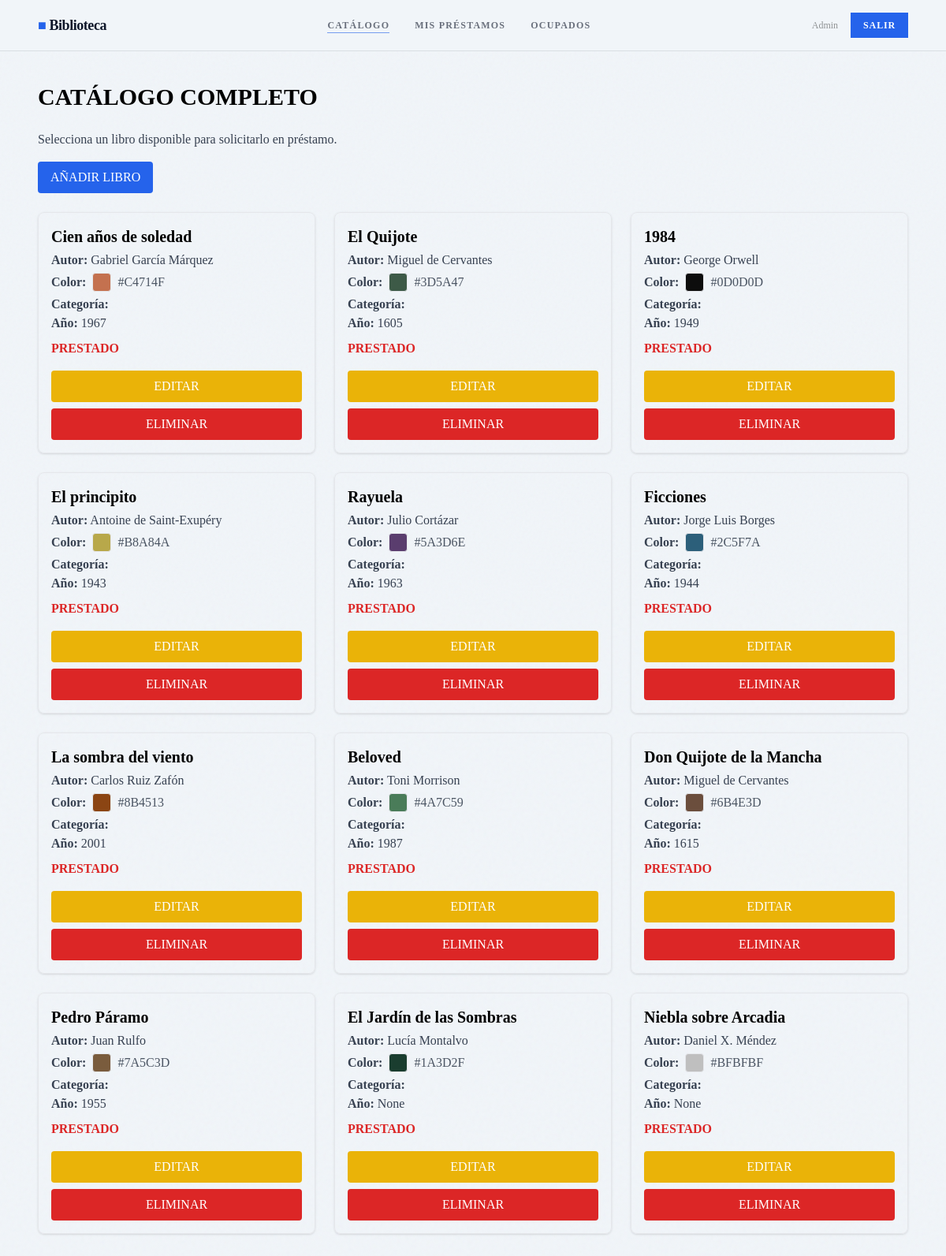
/books (signed in), run on the app's committed database.
### tables this page shows
CREATE TABLE books (
            id          INTEGER PRIMARY KEY AUTOINCREMENT,
            title       TEXT    NOT NULL,
            author      TEXT    NOT NULL,
            genre       TEXT,
            year        INTEGER,
            cover_color TEXT    DEFAULT '#3D5A47',
            available   INTEGER DEFAULT 1,
            UNIQUE(title, author)   -- Evita duplicados reales
        );

### app.py (the view)
    @app.route('/books')
    @login_required
    def books():
        conn = app.get_db_connection()
        books = conn.execute("SELECT * FROM books").fetchall()
        conn.close()
        return render_template('books.html', books=books)

### templates/books.html (shortened to what this page needs)
{% extends "base.html" %}
{% block content %}
<h1 class="font-display text-3xl font-bold mb-6">CATÁLOGO COMPLETO</h1>
<p class="mb-4 text-gray-700">Selecciona un libro disponible para solicitarlo en préstamo.</p>
<a href="{{ url_for('add_book') }}"
   class="px-4 py-2 bg-blue-600 text-white rounded hover:bg-blue-700 transition inline-block mb-6">
  AÑADIR LIBRO
</a>
<div class="grid grid-cols-1 md:grid-cols-2 lg:grid-cols-3 gap-6">
  {% for book in books %}
  <div class="border rounded-lg p-4 shadow hover:shadow-lg transition">
    <h2 class="text-xl font-bold mb-1">{{ book.title }}</h2>
    <p class="text-gray-700"><strong>Autor:</strong> {{ book.author }}</p>
    <div class="flex items-center space-x-2 mt-1">
      <span class="text-gray-700 font-semibold">Color:</span>
      <div class="w-6 h-6 rounded border" style="background-color: {{ book.cover_color }}"></div>
      <span class="text-gray-600">{{ book.cover_color }}</span>
    </div>
    <p class="text-gray-700 mt-1"><strong>Categoría:</strong> {{ book.category }}</p>
    <p class="text-gray-700"><strong>Año:</strong> {{ book.year }}</p>
    <p class="mt-2">
      {% if book.status == "DISPONIBLE" %}
        <span class="text-green-600 font-semibold">DISPONIBLE</span>
      {% else %}
        <span class="text-red-600 font-semibold">PRESTADO</span>
      {% endif %}
    </p>
    <div class="mt-4 flex flex-col space-y-2">
      <a href="{{ url_for('edit_book', book_id=book.id) }}"
         class="w-full text-center px-4 py-2 bg-yellow-500 text-white rounded hover:bg-yellow-600 transition">
        EDITAR
      </a>
      <form action="{{ url_for('delete_book', book_id=book.id) }}" method="POST">
        <button class="w-full px-4 py-2 bg-red-600 text-white rounded hover:bg-red-700 transition"
                onclick="return confirm('¿Eliminar libro?')">
          ELIMINAR
        </button>
      </form>
    </div>
  </div>
  {% endfor %}
</div>
{% endblock %}

### templates/base.html (shortened to what this page needs)
<!DOCTYPE html>
<html lang="es">
<head>
  <script src="https://cdn.tailwindcss.com"></script>
</head>
<body class="noise bg-light min-h-screen">
  {% if session.user_id %}
  <nav class="relative z-20 border-b border-dark border-opacity-10 bg-light bg-opacity-90 backdrop-blur-sm">
    <div class="max-w-6xl mx-auto px-6 flex items-center justify-between h-16">
      <a href="{{ url_for('dashboard') }}"
         class="font-extrabold text-lg text-dark tracking-tight">
        <span class="text-accent">■</span> Biblioteca
      </a>
      <div class="hidden md:flex items-center gap-8 text-xs font-semibold uppercase tracking-widest">
        <a href="{{ url_for('books') }}"
           class="nav-link text-dark opacity-60 hover:opacity-100 {% if request.endpoint=='books' %}active opacity-100{% endif %}">
           Catálogo
        </a>
        <a href="{{ url_for('my_loans') }}"
           class="nav-link text-dark opacity-60 hover:opacity-100 {% if request.endpoint=='my_loans' %}active opacity-100{% endif %}">
           Mis préstamos
        </a>
        <a href="{{ url_for('occupied') }}"
           class="nav-link text-dark opacity-60 hover:opacity-100 {% if request.endpoint=='occupied' %}active opacity-100{% endif %}">
           Ocupados
        </a>
      </div>
      <div class="flex items-center gap-4">
        <span class="hidden md:inline text-xs opacity-40">
          {{ session.user_name }}
        </span>
        <a href="{{ url_for('logout') }}" class="btn-secondary text-xs py-2 px-4">
          <span>Salir</span>
        </a>
      </div>
    </div>
  </nav>
  {% endif %}
  <main class="relative z-10 max-w-6xl mx-auto px-6 py-10">
    {% block content %}{% endblock %}
  </main>
</body>
</html>

### templates/base.html (style rules this page uses)
body { font-family:'Times New Roman', serif; }
h1,h2,h3,h4,label,nav { font-family:'Times New Roman', serif; }
.noise::before { content:''; position:fixed; inset:0; pointer-events:none; z-index:0; }
.nav-link { position:relative; }
.nav-link::after { content:''; position:absolute; left:0; bottom:-2px; width:0; height:1.5px; background:#2563eb; transition:width .3s; }
.nav-link:hover::after, .nav-link.active::after { width:100%; }
.btn-secondary { background:#2563eb; color:#ffffff; font-weight:600; letter-spacing:.07em; text-transform:uppercase; font-size:.75rem; padding:10px 24px; border:none; cursor:pointer; position:relative; overflow:hidden; transition:.3s; display:inline-block; text-decoration:none; }
.btn-secondary::after { content:''; position:absolute; left:-100%; top:0; width:100%; height:100%; background:#0f172a; transition:left .35s ease; z-index:0; }
.btn-secondary span { position:relative; z-index:1; }

### data on the page
books: title "Cien años de soledad", author "Gabriel García Márquez", cover_color "#C4714F", year "1967"
books: title "El Quijote", author "Miguel de Cervantes", cover_color "#3D5A47", year "1605"
books: title "1984", author "George Orwell", cover_color "#0D0D0D", year "1949"
books: title "El principito", author "Antoine de Saint-Exupéry", cover_color "#B8A84A", year "1943"
books: title "Rayuela", author "Julio Cortázar", cover_color "#5A3D6E", year "1963"
books: title "Ficciones", author "Jorge Luis Borges", cover_color "#2C5F7A", year "1944"
books: title "La sombra del viento", author "Carlos Ruiz Zafón", cover_color "#8B4513", year "2001"
books: title "Beloved", author "Toni Morrison", cover_color "#4A7C59", year "1987"
books: title "Don Quijote de la Mancha", author "Miguel de Cervantes", cover_color "#6B4E3D", year "1615"
books: title "Pedro Páramo", author "Juan Rulfo", cover_color "#7A5C3D", year "1955"
books: title "El Jardín de las Sombras", author "Lucía Montalvo", cover_color "#1A3D2F", year "None"
books: title "Niebla sobre Arcadia", author "Daniel X. Méndez", cover_color "#BFBFBF", year "None"

### other printed values
{{ session.user_name }} "Admin"
